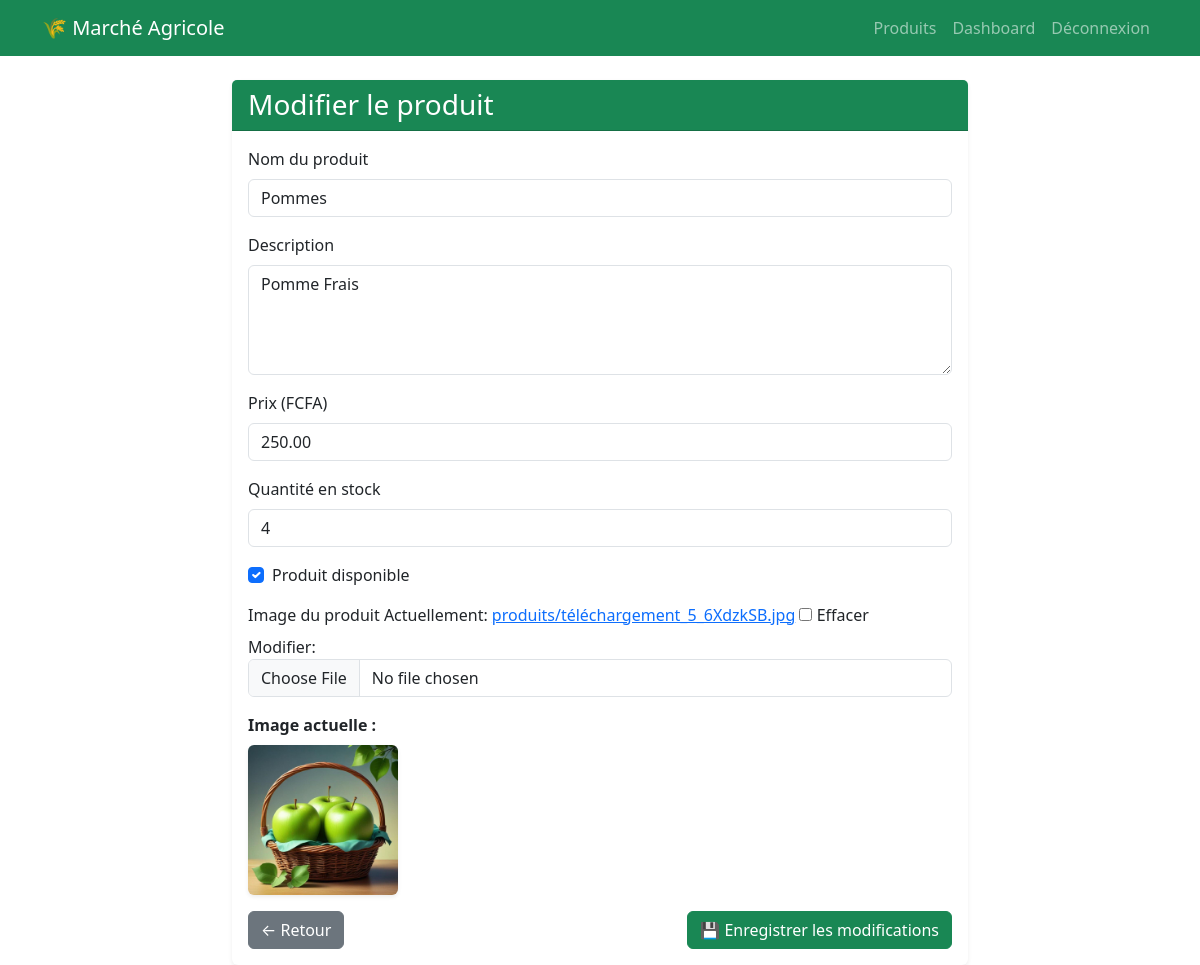
The app's page /produits/modifier/1/ (signed in) with its own data.
### produits/models.py (models this page shows, shortened)
class Produit(models.Model):
    agriculteur = models.ForeignKey(
        settings.AUTH_USER_MODEL,
        on_delete=models.CASCADE,
        related_name='produits'
    )
    nom = models.CharField(max_length=200)
    description = models.TextField()
    prix = models.DecimalField(max_digits=10, decimal_places=2)
    quantite_stock = models.PositiveIntegerField(default=0)
    image = models.ImageField(upload_to='produits/', blank=True, null=True)
    disponible = models.BooleanField(default=True)
    date_creation = models.DateTimeField(auto_now_add=True)

### produits/views.py (the view)
# urls.py: path('modifier/<int:produit_id>/', views.modifier_produit, name='modifier_produit'),
@login_required
def modifier_produit(request, produit_id):
    produit = get_object_or_404(Produit, id=produit_id, agriculteur=request.user)
    if not request.user.est_agriculteur():
        messages.error(request, "Accès refusé.")
        return redirect('accueil')
    if request.method == 'POST':
        form = ProduitForm(request.POST, request.FILES, instance=produit)
        if form.is_valid():
            form.save()
            messages.success(request, "Produit modifié avec succès !")
            return redirect('dashboard_agriculteur')
    else:
        form = ProduitForm(instance=produit)
    return render(request, 'produits/form_produit.html', {
        'form': form,
        'titre': 'Modifier le produit'
    })

### produits/forms.py
class ProduitForm(forms.ModelForm):
    class Meta:
        model = Produit
        fields = ['nom', 'description', 'prix', 'quantite_stock', 'disponible', 'image']
        widgets = {
            'nom': forms.TextInput(attrs={'class': 'form-control', 'placeholder': 'Ex: Tomates fraîches'}),
            'description': forms.Textarea(attrs={'class': 'form-control', 'rows': 4, 'placeholder': 'Décrivez votre produit...'}),
            'prix': forms.NumberInput(attrs={'class': 'form-control', 'placeholder': 'Ex: 1500'}),
            'quantite_stock': forms.NumberInput(attrs={'class': 'form-control', 'placeholder': 'Ex: 25'}),
            'disponible': forms.CheckboxInput(attrs={'class': 'form-check-input'}),
            'image': forms.ClearableFileInput(attrs={'class': 'form-control'}),
        }

### utilisateurs/models.py (called while the page is built)
    def est_agriculteur(self):
        return self.type_utilisateur == 'agriculteur'

### templates/produits/form_produit.html (shortened to what this page needs)
{% extends 'base.html' %}
{% block content %}
<div class="container mt-4">
    <div class="row justify-content-center">
        <div class="col-md-8">
            <div class="card shadow-sm border-0">
                <div class="card-header bg-success text-white">
                    <h3 class="mb-0">{{ titre }}</h3>
                </div>
                <div class="card-body">
                    <form method="POST" enctype="multipart/form-data">
                        <div class="mb-3">
                            <label for="{{ form.nom.id_for_label }}" class="form-label">Nom du produit</label>
                            {{ form.nom }}
                        </div>
                        <div class="mb-3">
                            <label for="{{ form.description.id_for_label }}" class="form-label">Description</label>
                            {{ form.description }}
                        </div>
                        <div class="mb-3">
                            <label for="{{ form.prix.id_for_label }}" class="form-label">Prix (FCFA)</label>
                            {{ form.prix }}
                        </div>
                        <div class="mb-3">
                            <label for="{{ form.quantite_stock.id_for_label }}" class="form-label">Quantité en stock</label>
                            {{ form.quantite_stock }}
                        </div>
                        <div class="form-check mb-3">
                            {{ form.disponible }}
                            <label class="form-check-label" for="{{ form.disponible.id_for_label }}">
                                Produit disponible
                            </label>
                        </div>
                        <div class="mb-3">
                            <label for="{{ form.image.id_for_label }}" class="form-label">Image du produit</label>
                            {{ form.image }}
                        </div>
                        {% if form.instance.image %}
                        <div class="mb-3">
                            <p class="mb-2"><strong>Image actuelle :</strong></p>
                            <img src="{{ form.instance.image.url }}" alt="{{ form.instance.nom }}" width="150" class="rounded shadow-sm">
                        </div>
                        {% endif %}
                        <div class="d-flex justify-content-between">
                            <a href="{% url 'dashboard_agriculteur' %}" class="btn btn-secondary">
                                ← Retour
                            </a>
                            <button type="submit" class="btn btn-success">
                                {% if titre == "Modifier le produit" %}
                                    💾 Enregistrer les modifications
                                {% else %}
                                    ➕ Ajouter le produit
                                {% endif %}
                            </button>
                        </div>
                    </form>
                </div>
            </div>
        </div>
    </div>
</div>
{% endblock %}

### records on screen
Produit: nom "Pommes", description "Pomme Frais", prix "250.00", quantite_stock "4", disponible "☑", instance.image (picture)

### other values on screen
{{ titre }} "Modifier le produit"
